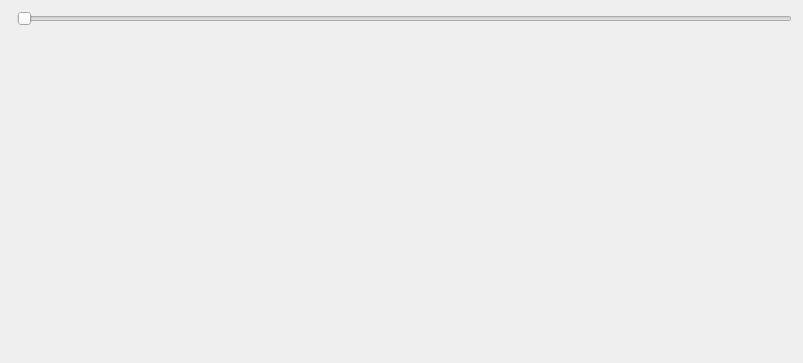
<?xml version="1.0" encoding="UTF-8"?>
<ui version="4.0">
 <class>TimeChooser</class>
 <widget class="QWidget" name="TimeChooser">
  <property name="geometry">
   <rect>
    <x>0</x>
    <y>0</y>
    <width>803</width>
    <height>363</height>
   </rect>
  </property>
  <property name="windowTitle">
   <string>Form</string>
  </property>
  <layout class="QFormLayout" name="formLayout">
   <item row="0" column="1">
    <widget class="QSlider" name="horizontalSlider">
     <property name="orientation">
      <enum>Qt::Orientation::Horizontal</enum>
     </property>
    </widget>
   </item>
   <item row="1" column="1">
    <widget class="QLabel" name="valueLabel">
     <property name="text">
      <string/>
     </property>
    </widget>
   </item>
  </layout>
 </widget>
 <resources/>
 <connections/>
</ui>
